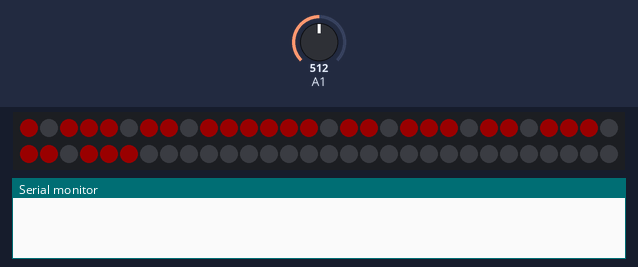
Simulated run of this sketch. Board: Arduino Uno, built with avr-gcc and run on an emulated ATmega328P. On the bench: 60 RGB LEDs in strip order, left to right, continuing on the next row, the last lines printed to the serial monitor. Inputs (shaded band) come from the test bench; at power-on: A1 = 512. Dim RGB values are drawn brighter than linear; the local clock reads 2024-03-15 10:24:30 at power-on unless the sketch sets it; random numbers use the default seed unless the sketch sets one.

Above: at 0.1 s.
At 3.2 s:
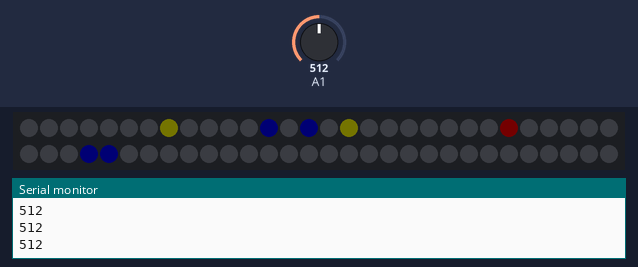
3.3 s: A1 set to 390
Timing chart, 0 to 6.3 s (numbered marks = the images above; inputs shaded):
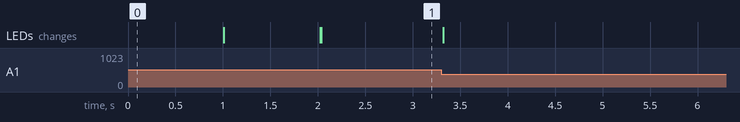

The sketch:

orologioFotoresistenza.ino
```cpp
#include <Adafruit_NeoPixel.h>
#include <time.h>
#include <stdlib.h>
#include <Time.h>
#include <Wire.h>
#include <DS3231.h>

#define PIN 5
#define N 50

int  tutti[27] = {0, 23, 24, 2, 3, 4, 19, 20, 21,  26, 27, 28, 6, 7, 16, 17, 30, 31, 9, 10, 11, 12, 13, 14, 33, 34, 35};

int ledOraDec[3] = {0, 23, 24};
int ledOraUn[9] = {2, 3, 4, 19, 20, 21,  26, 27, 28};
int ledMinDec[6] = {6, 7, 16, 17, 30, 31};
int ledMinUn[9] = {9, 10, 11, 12, 13, 14, 33, 34, 35};
// Parameter 1 = number of pixels in strip
// Parameter 2 = pin number (most are valid)
// Parameter 3 = pixel type flags, add together as needed:
//   NEO_KHZ800  800 KHz bitstream (most NeoPixel products w/WS2812 LEDs)
//   NEO_KHZ400  400 KHz (classic 'v1' (not v2) FLORA pixels, WS2811 drivers)
//   NEO_GRB     Pixels are wired for GRB bitstream (most NeoPixel products)
//   NEO_RGB     Pixels are wired for RGB bitstream (v1 FLORA pixels, not v2)


String ora = "12:34";
int oraDec = -10;
int oraUn = -10;
int minDec = -10;
int minUn = -10;

int luminosita;

DS3231 rtc(SDA, SCL);
Adafruit_NeoPixel strip = Adafruit_NeoPixel(60, 5, NEO_GRB + NEO_KHZ800);

void setup() {
  Serial.begin(9600);
  randomSeed(analogRead(0));
  String ora;
  rtc.begin();
  pinMode( A0, INPUT);

  strip.setBrightness(25);
  strip.begin();
  for(int i=0; i<27; i++){
    strip.setPixelColor(tutti[i], strip.Color( 255 , 0, 0));
  }
  strip.show(); // Initialize all pixels to 'off'
  delay(1000);
  for(int i=0; i<27; i++){    //spegne tutti i led
    strip.setPixelColor(tutti[i], strip.Color( 0, 0, 0));
  }
  strip.show();

  delay(1000);

  ora =  rtc.getTimeStr();
    oraDec = (int) ora[0] -48;
    oraUn = (int) ora[1] -48;
    minDec = (int) ora[3] -48;
    minUn = (int) ora[4] -48;
    int nLedOraDec = 3;
    int nLedOraUn = 9;
    int nLedMinDec = 6;
    int nLedMinUn = 9;
    ledAccesi(ledOraDec, nLedOraDec, oraDec, 1);
    ledAccesi(ledOraUn, nLedOraUn, oraUn, 2);
    ledAccesi(ledMinDec, nLedMinDec, minDec, 3);
    ledAccesi(ledMinUn, nLedMinUn, minUn, 4);

}
void loop() {


    for(int j = 0; j<500; j++)
    {
    luminosita = analogRead(A1);
    Serial.println(luminosita);
    if(luminosita < 400)
      strip.setBrightness(55);
    else
      strip.setBrightness(1);
    delay(10);
    strip.show();
    }

    ora =  rtc.getTimeStr();
    oraDec = (int) ora[0] -48;
    oraUn = (int) ora[1] -48;
    minDec = (int) ora[3] -48;
    minUn = (int) ora[4] -48;
    int nLedOraDec = 3;
    int nLedOraUn = 9;
    int nLedMinDec = 6;
    int nLedMinUn = 9;
    ledAccesi(ledOraDec, nLedOraDec, oraDec, 1);
    ledAccesi(ledOraUn, nLedOraUn, oraUn, 2);
    ledAccesi(ledMinDec, nLedMinDec, minDec, 3);
    ledAccesi(ledMinUn, nLedMinUn, minUn, 4);


}

void ledAccesi(int vett[], int n, int w, int colore) {
  boolean vettBool[n];
  for (int i = 0; i < n; i++)
    vettBool[i] = false;
  int vettControllo[w];
  for (int i = 0; i < w; i++)
    vettControllo[i] = -10;
  int a = -20;
  int indiceVettore = 0;
  int j = 0;
  boolean flag = true;
  if (w != 0) {
    while (indiceVettore != w) {
      flag = true;
      a = random(n);
      for (j = 0; j < w; j++) {
        if (vettControllo[j] == a){
          flag = false;
          break;
        }
      }
      if (flag == true) {
        vettControllo[indiceVettore] = a;
        indiceVettore++;
      }
    }
  }
  for (int k = 0; k < w; k++) {
    int s = vettControllo[k];
    vettBool[s] = true;
  }
  for (int i = 0; i < n; i++) {
    if (vettBool[i] == true) {
      switch (colore) {
        case 1: strip.setPixelColor(vett[i], strip.Color(255, 0, 0));    break;    // hour tens' color
        case 2: strip.setPixelColor(vett[i], strip.Color(0, 255, 0));   break;    //hour units' color
        case 3: strip.setPixelColor(vett[i], strip.Color(255, 255, 0));   break;    //minutes tens' color
        case 4: strip.setPixelColor(vett[i], strip.Color(0, 0, 255));    break;   //minutes units' color
        default: strip.setPixelColor(vett[i], strip.Color(0, 0, 0));
      }
    }
    else
      strip.setPixelColor(vett[i], strip.Color(0, 0, 0));
  }
  strip.show();
}
```
